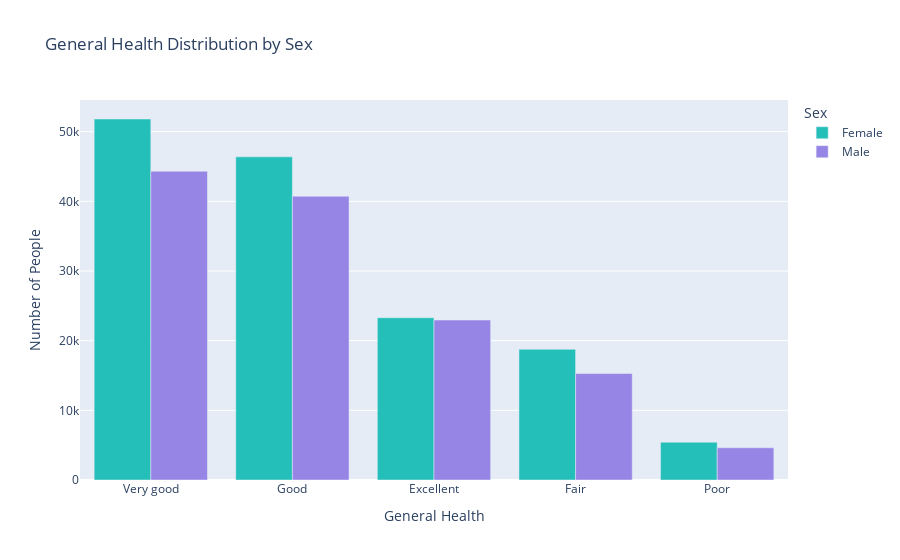

Here is the notebook cell this chart was saved with:
### Code cell
x = Data.groupby(['Sex'])['GeneralHealth'].value_counts()
df_health = x.reset_index(name='Count')

order = ['Excellent', 'Very good', 'Good', 'Fair', 'Poor']
df_health['GeneralHealth'] = pd.Categorical(df_health['GeneralHealth'], categories=order, ordered=True)


colors = ["#25BFB9", "#9685E5"] 


fig = px.bar(
    df_health,
    x='GeneralHealth',
    y='Count',
    color='Sex',
    barmode='group',
    color_discrete_sequence=colors,
    title='General Health Distribution by Sex',
    labels={'GeneralHealth':'General Health', 'Count':'Number of People', 'Sex':'Sex'}
)

fig.show()

### Figure 1 — Plotly figure (JSON) as saved in the notebook; plotly's stock layout.template omitted (floating-point values rounded to 4 significant figures)
{"data": [{"alignmentgroup": "True", "hovertemplate": "Sex=Female<br>General Health=%{x}<br>Number of People=%{y}<extra></extra>", "legendgroup": "Female", "marker": {"color": "#25BFB9", "pattern": {"shape": ""}}, "name": "Female", "offsetgroup": "Female", "orientation": "v", "showlegend": true, "textposition": "auto", "type": "bar", "x": ["Very good", "Good", "Excellent", "Fair", "Poor"], "xaxis": "x", "y": [51819, 46386, 23294, 18763, 5432], "yaxis": "y"}, {"alignmentgroup": "True", "hovertemplate": "Sex=Male<br>General Health=%{x}<br>Number of People=%{y}<extra></extra>", "legendgroup": "Male", "marker": {"color": "#9685E5", "pattern": {"shape": ""}}, "name": "Male", "offsetgroup": "Male", "orientation": "v", "showlegend": true, "textposition": "auto", "type": "bar", "x": ["Very good", "Good", "Excellent", "Fair", "Poor"], "xaxis": "x", "y": [44317, 40730, 22963, 15283, 4627], "yaxis": "y"}], "layout": {"barmode": "group", "legend": {"title": {"text": "Sex"}, "tracegroupgap": 0}, "title": {"text": "General Health Distribution by Sex"}, "xaxis": {"anchor": "y", "domain": [0, 1], "title": {"text": "General Health"}}, "yaxis": {"anchor": "x", "domain": [0, 1], "title": {"text": "Number of People"}}}}
